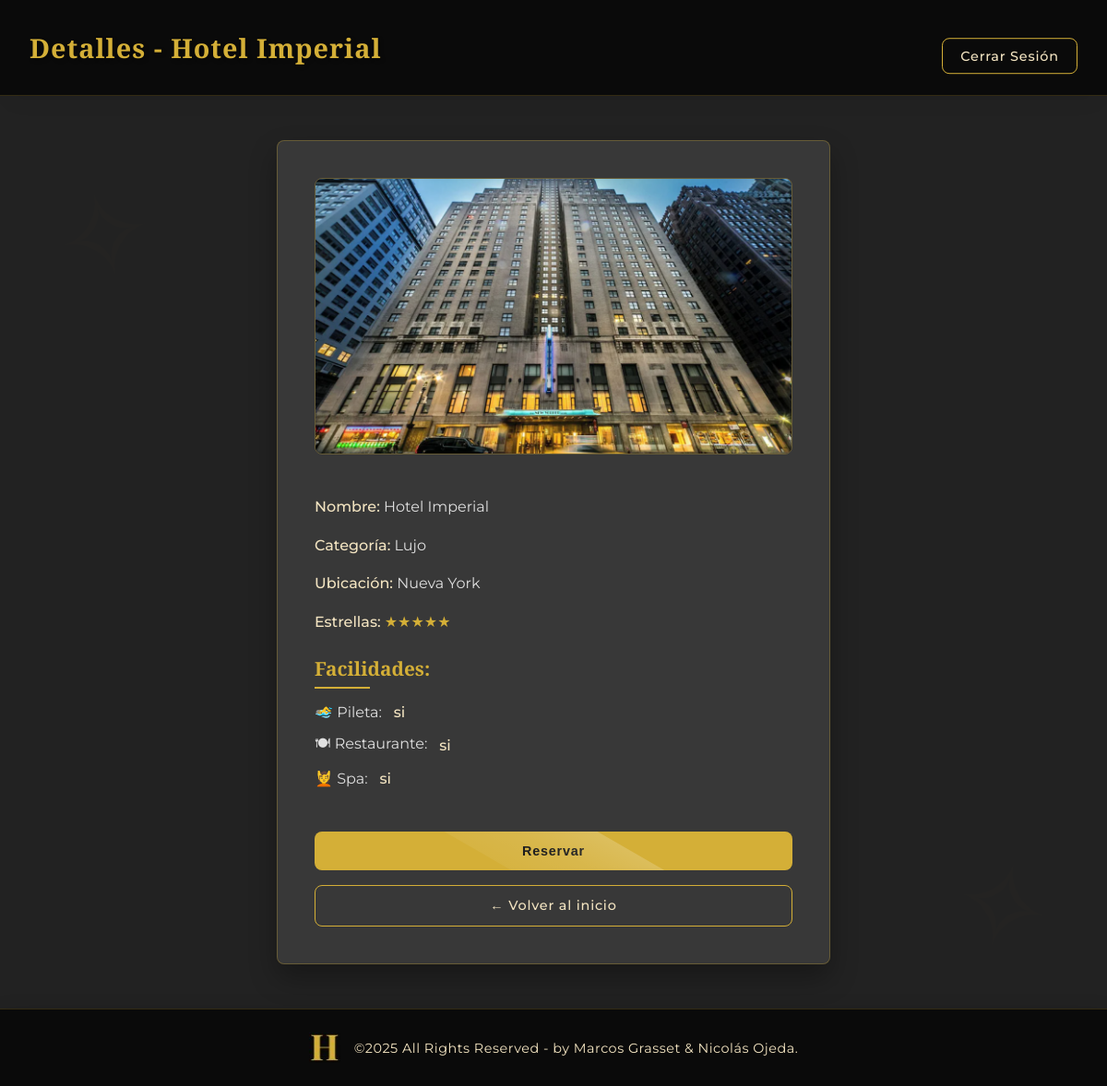
The page /hotel_detalle.php?id=1 on the database its author committed.
### tables this page shows
CREATE TABLE `hotel` (
  `id_hotel` int(11) NOT NULL,
  `nombre` varchar(100) NOT NULL,
  `categoria` varchar(30) NOT NULL,
  `ubicacion` varchar(50) NOT NULL,
  `estrellas` int(11) NOT NULL,
  `imagen` varchar(255) NOT NULL
);

CREATE TABLE `facilidades` (
  `id_facilidad` int(11) NOT NULL,
  `id_hotel` int(11) NOT NULL,
  `pileta` varchar(50) NOT NULL,
  `restaurante` varchar(50) NOT NULL,
  `spa` varchar(50) NOT NULL
);

### models/HotelModel.php (called while the page is built, shortened)
<?php
class HotelModel
{
    public function obtenerPorId($id)
    {
        $con = ConexionBD::obtenerInstancia()->obtenerConexion();
        $consulta = "SELECT * FROM hotel WHERE id_hotel = $id";
        $resultado = mysqli_query($con, $consulta);
        return mysqli_fetch_assoc($resultado);
    }
    public function obtenerFacilidadesPorHotel($id_hotel)
    {
        $con = ConexionBD::obtenerInstancia()->obtenerConexion();
        $query = "SELECT pileta, restaurante, spa FROM facilidades WHERE id_hotel = $id_hotel";
        $resultado = mysqli_query($con, $query);
        return mysqli_fetch_assoc($resultado);
    }
}

### controllers/HotelController.php (called while the page is built, shortened)
<?php
require_once 'models/HotelModel.php';
class HotelController
{
    public function mostrarDetalle($id_hotel)
    {
        $modelo = new HotelModel();
        $hotel = $modelo->obtenerPorId($id_hotel);
        $facilidades = $modelo->obtenerFacilidadesPorHotel($id_hotel);
        return [
            'hotel' => $hotel,
            'facilidades' => $facilidades
        ];
    }
}

### views/hotel_detalle_view.php (the view, shortened to what this page needs)
<!DOCTYPE html>
<html lang='es'>
<head>
    <link rel='stylesheet' href='./styles/styles.css'>
</head>
<body>
    <div class="decorative-elements">
        <div class="decorative-element element-1">✧</div>
        <div class="decorative-element element-2">✧</div>
    </div>
    <header>
        <h1>Detalles - <?= htmlspecialchars($hotel['nombre']) ?></h1>
        <form method="post" action="logout.php" class="logout-form">
            <button type="submit" class="btn btn-logout">Cerrar Sesión</button>
        </form>
    </header>
    <main>
        <div class='detalle-container'>
            <img src='imagenes/<?= htmlspecialchars($hotel['imagen']) ?>' alt='Imagen del hotel'>
            <p><strong>Nombre:</strong> <?= htmlspecialchars($hotel['nombre']) ?></p>
            <p><strong>Categoría:</strong> <?= htmlspecialchars($hotel['categoria']) ?></p>
            <p><strong>Ubicación:</strong> <?= htmlspecialchars($hotel['ubicacion']) ?></p>
            <p><strong>Estrellas:</strong> <span style="color: var(--gold);"><?= str_repeat("★", $hotel['estrellas']) ?></span></p>
            <?php if ($facilidades): ?>
                <h3>Facilidades:</h3>
                <ul>
                    <li>🏊‍♂️ Pileta: <strong><?= htmlspecialchars($facilidades['pileta']) ?></strong></li>
                    <li>🍽 Restaurante: <strong><?= htmlspecialchars($facilidades['restaurante']) ?></strong></li>
                    <li>💆 Spa: <strong><?= htmlspecialchars($facilidades['spa']) ?></strong></li>
                </ul>
            <?php endif; ?>
            <form action='reserva.php' method='get'>
                <button type='submit' class='btn btn-reservar'>Reservar</button>
            </form>
            <a href='index.php' class='btn btn-volver'>← Volver al inicio</a>
        </div>
    </main>
    <footer class="footer">
        <div class="footer__content">
            <img src="./imagenes/icono.jpg" alt="icono" class="footer__logo" />
            <p class="footer__text">&copy;2025 All Rights Reserved - by Marcos Grasset & Nicolás Ojeda.</p>
        </div>
    </footer>
</body>
</html>

### styles/styles.css (style rules this page uses)
:root { --gold: #D4AF37; --gold-light: #F4E5C2; --gold-dark: #B38B2D; --black: #0A0A0A; --gray-dark: #1E1E1E; --gray-medium: #3D3D3D; --gray-light: #E0E0E0; --gray-soft: #F0F0F0; --white: #FFFFFF; --error: #C62828; --radius: 8px; --shadow: 0 10px 20px rgba(0, 0, 0, 0.2); --shadow-text: 2px 2px 4px rgba(0, 0, 0, 0.3); --shadow-deep: 0 15px 30px rgba(0, 0, 0, 0.3); --transition: all 0.3s cubic-bezier(0.25, 0.8, 0.25, 1); }
body { font-family: 'Montserrat', sans-serif; background: linear-gradient(rgba(0, 0, 0, 0.7), rgba(0, 0, 0, 0.7)), url('https://images.unsplash.com/photo-1566073771259-6a8506099945?ixlib=rb-4.0.3&auto=format&fit=crop&w=1950&q=80') no-repeat center center fixed; background-size: cover; color: var(--gray-light); margin: 0; padding: 0; min-height: 100vh; }
header { position: relative; background-color: var(--black); color: var(--gold); padding: 2rem 0; display: flex; align-items: center; justify-content: center; font-family: 'Playfair Display', serif; font-size: 2.5rem; font-weight: 700; box-shadow: var(--shadow-deep); border-bottom: 1px solid rgba(212, 175, 55, 0.2); text-shadow: var(--shadow-text); letter-spacing: 1.5px; }
main { padding: 3rem; position: relative; z-index: 1; }
main::before { content: ''; position: absolute; top: 0; left: 0; width: 100%; height: 100%; background: rgba(30, 30, 30, 0.9); z-index: -1; }
.logout-form { position: absolute; right: 2rem; top: 50%; transform: translateY(-50%); margin: 0; }
.btn-logout { background-color: transparent; color: var(--gold-light); border: 1px solid var(--gold); padding: 0.8rem 1.5rem; border-radius: var(--radius); font-weight: 500; cursor: pointer; transition: var(--transition); font-family: 'Montserrat', sans-serif; letter-spacing: 0.8px; }

### rows shown on the page
hotel: nombre "Hotel Imperial", imagen (picture), categoria "Lujo", ubicacion "Nueva York", estrellas "★★★★★"
facilidades: pileta "si", restaurante "si", spa "si"
